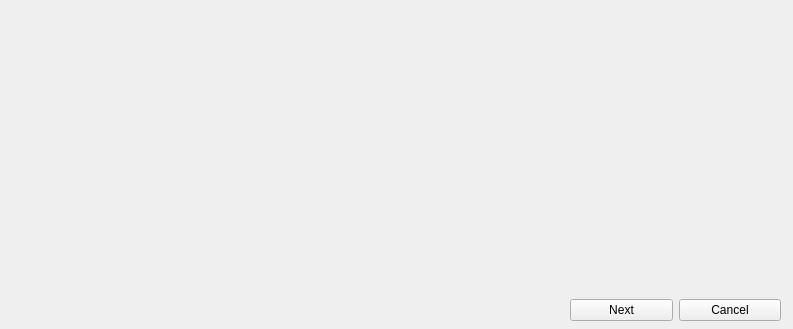
<?xml version="1.0" encoding="UTF-8"?>
<ui version="4.0">
 <class>MainWindow</class>
 <widget class="QMainWindow" name="MainWindow">
  <property name="geometry">
   <rect>
    <x>0</x>
    <y>0</y>
    <width>793</width>
    <height>329</height>
   </rect>
  </property>
  <property name="windowTitle">
   <string>Content of file .txt</string>
  </property>
  <widget class="QWidget" name="centralwidget">
   <widget class="QWidget" name="verticalLayoutWidget">
    <property name="geometry">
     <rect>
      <x>0</x>
      <y>0</y>
      <width>791</width>
      <height>291</height>
     </rect>
    </property>
    <layout class="QVBoxLayout" name="verticalLayout">
     <property name="leftMargin">
      <number>10</number>
     </property>
     <property name="topMargin">
      <number>10</number>
     </property>
     <property name="rightMargin">
      <number>10</number>
     </property>
     <property name="bottomMargin">
      <number>5</number>
     </property>
    </layout>
   </widget>
   <widget class="QWidget" name="horizontalLayoutWidget">
    <property name="geometry">
     <rect>
      <x>560</x>
      <y>290</y>
      <width>231</width>
      <height>41</height>
     </rect>
    </property>
    <layout class="QHBoxLayout" name="horizontalLayout">
     <property name="leftMargin">
      <number>10</number>
     </property>
     <property name="rightMargin">
      <number>10</number>
     </property>
     <item>
      <widget class="QPushButton" name="btNext">
       <property name="text">
        <string>Next</string>
       </property>
      </widget>
     </item>
     <item>
      <widget class="QPushButton" name="btnCancel">
       <property name="text">
        <string>Cancel</string>
       </property>
      </widget>
     </item>
    </layout>
   </widget>
  </widget>
 </widget>
 <resources/>
 <connections/>
</ui>
